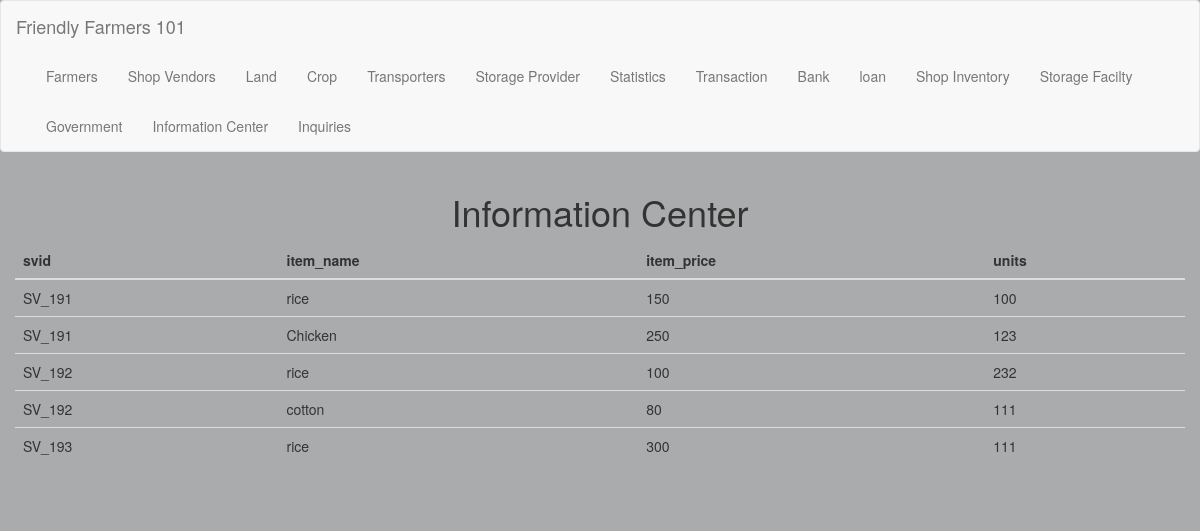
The page /info/shop_inv on the database its author committed.
### tables this page shows
CREATE TABLE shop_inv
(
  svid              string not null,
  item_name         string not null,
  item_price        decimal not null,
  units             decimal not null,
  primary key ( svid , item_name ),
  foreign key ( svid ) references shopvendor ( svid )
);

### app/routes.py (the view)
@app.route('/info/<string:page>', methods=('GET', 'POST'))
def view_info(page):
    all_values = query_db("select * from '{}'".format(page))
    total_count = query_db("select COUNT(*) from '{}'".format(page))[0][0]
    print('--------------> Display info for:', page)
    print('--------------> Total values are:', all_values)
    print('--------------> Total data is:', total_count)
    return render_template('info.html', display= all_values, name_of_table= page)

### app/query_helper.py (called while the page is built)
def get_db():
    db = getattr(g, '_database', None)
    if db is None:
        db = g._database = sqlite3.connect(current_app.config['DATABASE_PATH'])
    return db

def query_db(query, args=(), one=False):
    cur = get_db().execute(query, args)
    rv = cur.fetchall()
    cur.close()
    return (rv[0] if rv else None) if one else rv

### app/routes.py (called while the page is built)
@app.teardown_appcontext
def close_connection(exception):
    db = getattr(g, '_database', None)
    if db is not None:
        db.close()

@app.after_request
def add_header(response):
    response.headers['X-Content-Type-Options'] = 'nosniff'
    response.headers['X-Frame-Options'] = 'SAMEORIGIN'
    response.headers['X-XSS-Protection'] = '1; mode=block'
    response.headers['X-UA-Compatible'] = 'IE=Edge,chrome=1'
    response.headers['Cache-Control'] = 'public, max-age=600'
    return response

### app/templates/info.html (shortened to what this page needs)
{% extends "index.html" %}
{% from "_formhelpers.html" import render_field %}
{% block app_content %}
<h1 class="text-center">Information Center</h1>
<table class="table">
    <thead>
    <tr>
        {% if 'shop_inv' in name_of_table %}
        <th>svid</th>
        <th>item_name</th>
        <th>item_price</th>
        <th>units</th>
        {% endif %}
    </tr>
    </thead>
    <tbody>
    {% for exam in display %}
    <tr>
        {% if exam[0] %}
        <td>{{exam[0]}}</td>
        {% endif %}
        {% if exam[1] %}
        <td>{{exam[1]}}</td>
        {% endif %}
        {% if exam[2] %}
        <td>{{exam[2]}}</td>
        {% endif %}
        {% if exam[3] %}
        <td>{{exam[3]}}</td>
        {% endif %}
    </tr>
    {% endfor %}
    </tbody>
</table>
<br/>
{% endblock %}

### app/templates/index.html (style rules this page uses)
body { background-color: #f8f9fa !important; background-image: linear-gradient(#00000050, #00000050), url('https://images.unsplash.com/photo-1500937386664-56d1dfef3854?ixlib=rb-1.2.1&ixid=eyJhcHBfaWQiOjEyMDd9&auto=format&fit=crop&w=1800&q=80'); background-size: cover; }

### rows shown on the page
shop_inv: svid "SV_191", item_name "rice", item_price "150", units "100"
shop_inv: svid "SV_191", item_name "Chicken", item_price "250", units "123"
shop_inv: svid "SV_192", item_name "rice", item_price "100", units "232"
shop_inv: svid "SV_192", item_name "cotton", item_price "80", units "111"
shop_inv: svid "SV_193", item_name "rice", item_price "300", units "111"
